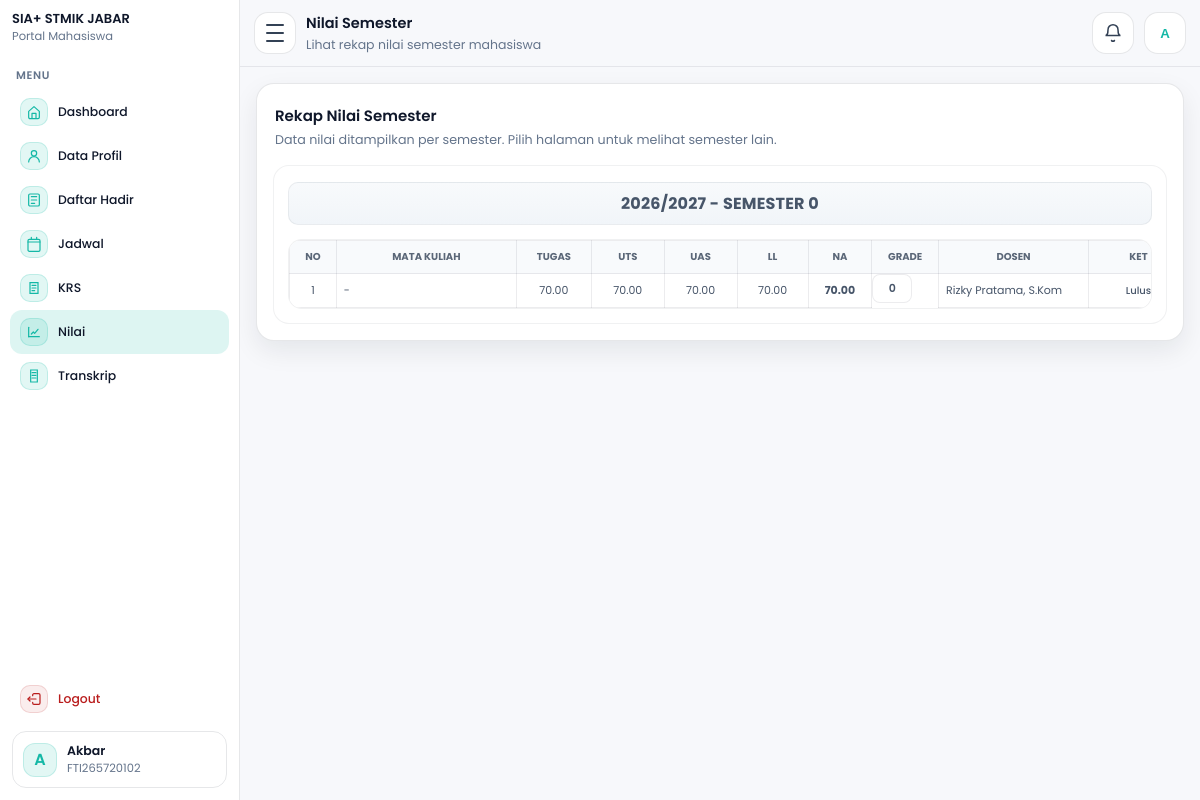
The page /mahasiswa/nilai.php (signed in) on the database as committed earlier.
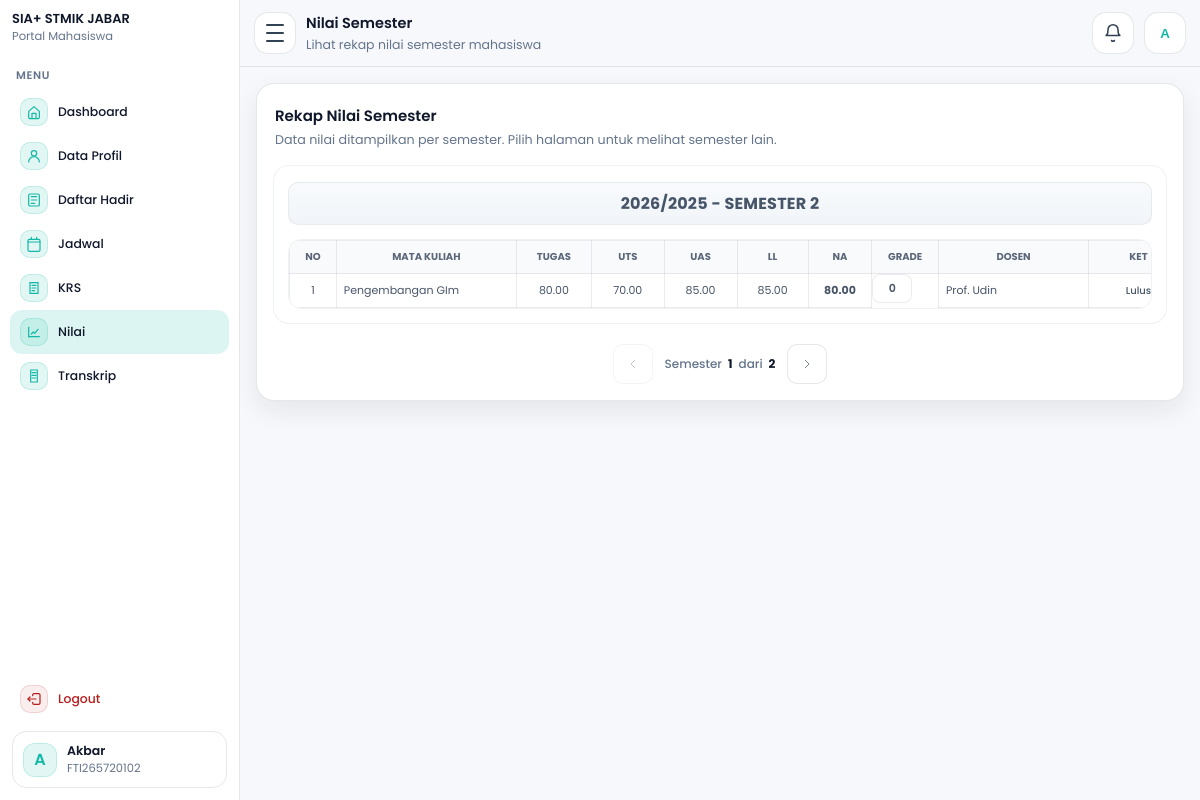
The same page on the database as committed later.
### tables this page shows
CREATE TABLE `mahasiswa` (
  `id_mahasiswa` int NOT NULL,
  `tanggal_registrasi` date NOT NULL,
  `periode_pendaftaran` varchar(60) NOT NULL,
  `jenis_pendaftaran` varchar(60) NOT NULL,
  `jalur_pendaftaran` varchar(60) DEFAULT NULL,
  `program_studi` varchar(100) NOT NULL,
  `kelas` varchar(30) NOT NULL,
  `nim` varchar(30) NOT NULL,
  `jalur_keuangan` varchar(100) NOT NULL,
  `nama_mahasiswa` varchar(150) NOT NULL,
  `tempat_lahir` varchar(100) NOT NULL,
  `tanggal_lahir` date NOT NULL,
  `jenis_kelamin` varchar(20) NOT NULL,
  `golongan_darah` varchar(5) DEFAULT NULL,
  `agama` varchar(30) NOT NULL,
  `ukuran_seragam` varchar(10) NOT NULL,
  `nik` varchar(30) DEFAULT NULL,
  `nisn` varchar(30) DEFAULT NULL,
  `npwp` varchar(30) DEFAULT NULL,
  `kewarganegaraan` enum('WNI','WNA') DEFAULT NULL,
  `provinsi` varchar(100) DEFAULT NULL,
  `kab_kota` varchar(100) DEFAULT NULL,
  `kecamatan` varchar(100) DEFAULT NULL,
  `kelurahan` varchar(100) DEFAULT NULL,
  `jalan` varchar(200) DEFAULT NULL,
  `dusun` varchar(100) DEFAULT NULL,
  `rt` varchar(10) DEFAULT NULL,
  `rw` varchar(10) DEFAULT NULL,
  `kode_pos` varchar(10) DEFAULT NULL,
  `jenis_tinggal` varchar(50) DEFAULT NULL,
  `alat_transportasi` varchar(50) DEFAULT NULL,
  `telepon` varchar(30) DEFAULT NULL,
  `hp` varchar(30) DEFAULT NULL,
  `email` varchar(120) DEFAULT NULL,
  `penerima_kps` enum('Ya','Tidak') DEFAULT NULL,
  `no_kps` varchar(50) DEFAULT NULL,
  `nama_ayah` varchar(150) DEFAULT NULL,
  `tanggal_lahir_ayah` date DEFAULT NULL,
  `pendidikan_ayah` varchar(80) DEFAULT NULL,
  `pekerjaan_ayah` varchar(80) DEFAULT NULL,
  `penghasilan_ayah` varchar(80) DEFAULT NULL,
  `nama_ibu` varchar(150) DEFAULT NULL,
  `tanggal_lahir_ibu` date DEFAULT NULL,
  `pendidikan_ibu` varchar(80) DEFAULT NULL,
  `pekerjaan_ibu` varchar(80) DEFAULT NULL,
  `penghasilan_ibu` varchar(80) DEFAULT NULL,
  `nama_wali` varchar(150) DEFAULT NULL,
  `tanggal_lahir_wali` date DEFAULT NULL,
  `pendidikan_wali` varchar(80) DEFAULT NULL,
  `pekerjaan_wali` varchar(80) DEFAULT NULL,
  `penghasilan_wali` varchar(80) DEFAULT NULL,
  `asal_sekolah` varchar(150) DEFAULT NULL,
  `no_ijazah` varchar(80) DEFAULT NULL,
  `alamat_sekolah` varchar(255) DEFAULT NULL,
  `kodepos_sekolah` varchar(10) DEFAULT NULL,
  `email_sekolah` varchar(120) DEFAULT NULL,
  `telepon_sekolah` varchar(30) DEFAULT NULL,
  `website_sekolah` varchar(120) DEFAULT NULL,
  `asal_jurusan` varchar(120) DEFAULT NULL,
  `sks_diakui` int DEFAULT NULL,
  `asal_perguruan_tinggi` varchar(150) DEFAULT NULL,
  `asal_program_studi` varchar(150) DEFAULT NULL,
  `akun_dicetak` tinyint(1) NOT NULL DEFAULT '0',
  `akun_dicetak_pada` timestamp NULL DEFAULT NULL,
  `id_user` int DEFAULT NULL,
  `dibuat_pada` timestamp NULL DEFAULT CURRENT_TIMESTAMP,
  `diubah_pada` timestamp NULL DEFAULT NULL ON UPDATE CURRENT_TIMESTAMP
);

CREATE TABLE `nilai_mahasiswa` (
  `id_nilai` int NOT NULL,
  `id_mahasiswa` int NOT NULL,
  `id_dosen` int DEFAULT NULL,
  `tahun_akademik` varchar(30) NOT NULL,
  `semester` enum('Ganjil','Genap') NOT NULL,
  `semester_angka` int NOT NULL,
  `nama_mata_kuliah` varchar(150) NOT NULL,
  `nama_dosen_manual` varchar(150) NOT NULL,
  `tugas` decimal(5,2) DEFAULT NULL,
  `uts` decimal(5,2) DEFAULT NULL,
  `uas` decimal(5,2) DEFAULT NULL,
  `kehadiran` decimal(5,2) DEFAULT NULL,
  `nilai_akhir` decimal(5,2) DEFAULT NULL,
  `grade` varchar(5) DEFAULT NULL,
  `keterangan` varchar(100) DEFAULT NULL,
  `id_user_input` int DEFAULT NULL,
  `dibuat_pada` timestamp NULL DEFAULT CURRENT_TIMESTAMP,
  `diubah_pada` timestamp NULL DEFAULT NULL ON UPDATE CURRENT_TIMESTAMP
);

CREATE TABLE `dosen` (
  `id_dosen` int NOT NULL,
  `kode_dosen` varchar(30) NOT NULL,
  `nama_dosen` varchar(150) NOT NULL,
  `jenis_kelamin` enum('Laki-laki','Perempuan') NOT NULL,
  `email` varchar(120) NOT NULL,
  `program_studi` varchar(100) NOT NULL,
  `id_user` int DEFAULT NULL,
  `dibuat_pada` timestamp NULL DEFAULT CURRENT_TIMESTAMP,
  `diubah_pada` timestamp NULL DEFAULT NULL ON UPDATE CURRENT_TIMESTAMP
);

### mahasiswa/nilai.php (the view, shortened to what the rows shown need)
<?php
require_once __DIR__ . "/layout.php";
$nim  = $_SESSION['username'] ?? '';
$nama = $_SESSION['nama'] ?? 'Mahasiswa';
$is_blocked = false;
$blocked_msg = "";
$m = [
    'id_mahasiswa'     => 0,
    'nim'              => $nim,
    'nama_mahasiswa'   => $nama,
    'program_studi'    => '-',
    'kelas'            => '-',
    'angkatan'         => '-',
    'status_mahasiswa' => 'AKTIF',
];
if ($nim !== '') {
    $sql = "SELECT id_mahasiswa, nim, nama_mahasiswa, program_studi, kelas, tanggal_registrasi, periode_pendaftaran
            FROM mahasiswa
            WHERE nim=?
            LIMIT 1";
    $st = $conn->prepare($sql);
    if ($st) {
        $st->bind_param("s", $nim);
        $st->execute();
        $rs = $st->get_result();
        if ($rs && ($row = $rs->fetch_assoc())) {
            $m['id_mahasiswa']   = (int)($row['id_mahasiswa'] ?? 0);
            $m['nim']            = $row['nim'] ?? $m['nim'];
            $m['nama_mahasiswa'] = $row['nama_mahasiswa'] ?? $m['nama_mahasiswa'];
            $m['program_studi']  = $row['program_studi'] ?? $m['program_studi'];
            $m['kelas']          = $row['kelas'] ?? $m['kelas'];
            $m['periode_pendaftaran'] = $row['periode_pendaftaran'] ?? '';
            if (!empty($row['tanggal_registrasi'])) {
                $m['angkatan'] = date("Y", strtotime($row['tanggal_registrasi']));
            }
        }
    }
}
$nilaiRows = [];
if ($m['id_mahasiswa'] > 0) {
    $sqlNilai = "
        SELECT
            n.id_nilai,
            n.tahun_akademik,
            n.semester,
            n.semester_angka,
            n.nama_mata_kuliah,
            n.nama_dosen_manual,
            n.tugas,
            n.uts,
            n.uas,
            n.kehadiran,
            n.nilai_akhir,
            n.grade,
            n.keterangan,
            d.nama_dosen,
            d.kode_dosen
        FROM nilai_mahasiswa n
        LEFT JOIN dosen d ON d.id_dosen = n.id_dosen
        WHERE n.id_mahasiswa = ?
        ORDER BY
            n.tahun_akademik DESC,
            FIELD(LOWER(n.semester), 'genap', 'ganjil'),
            n.semester_angka DESC,
            n.nama_mata_kuliah ASC
    ";
    $stNilai = $conn->prepare($sqlNilai);
    if ($stNilai) {
        $stNilai->bind_param("i", $m['id_mahasiswa']);
        $stNilai->execute();
        $rsNilai = $stNilai->get_result();
        if ($rsNilai) {
            while ($row = $rsNilai->fetch_assoc()) {
                $nilaiRows[] = $row;
            }
        }
    }
}
$semesterGroups = [];
foreach ($nilaiRows as $row) {
    $tahun = trim((string)($row['tahun_akademik'] ?? ''));
    $semester = trim((string)($row['semester'] ?? ''));
    $semesterAngka = (int)($row['semester_angka'] ?? 0);
    $key = $tahun . '|' . $semester . '|' . $semesterAngka;
    if (!isset($semesterGroups[$key])) {
        $semesterGroups[$key] = [
            'tahun_akademik' => $tahun,
            'semester'       => $semester,
            'semester_angka' => $semesterAngka,
            'semester_label' => 'Semester ' . $semesterAngka,
            'rows'           => [],
        ];
    }
    $semesterGroups[$key]['rows'][] = $row;
}
$semesterPerPage = 1;
$groupList = array_values($semesterGroups);
$page = max(1, (int)($_GET['page'] ?? 1));
$offset = ($page - 1) * $semesterPerPage;
$semesterPageItems = array_slice($groupList, $offset, $semesterPerPage);
renderMahasiswaLayoutStart([
    "title"       => "Mahasiswa - Nilai Semester",
    "page_title"  => "Nilai Semester",
    "page_sub"    => "Lihat rekap nilai semester mahasiswa",
    "menu"        => "nilai",
    "nama_tampil" => $m['nama_mahasiswa'],
    "username"    => $m['nim'],
    "assetsBase"  => "..",
    "basePath"    => "",
    "is_blocked"  => $is_blocked,
    "blocked_msg" => $blocked_msg,
]);
?>
<link rel="stylesheet" href="../css/css_mahasiswa/nilai.css?v=6.0">
<section class="nilai-page"
         id="nilaiPage"
         data-api="api_akun.php?action=status"
         data-blocked-msg="<?= e($blocked_msg ?: 'Akun kamu dinonaktifkan oleh admin. Silakan hubungi pihak kampus.') ?>">
    <div class="nilai-card">
        <?php foreach ($semesterPageItems as $group): ?>
            <div class="nilai-box">
                <div class="nilai-semester-title">
                    <?= e($group['tahun_akademik']) ?> - <?= e($group['semester_label']) ?>
                </div>
                <div class="nilai-table-shell">
                    <div class="nilai-table-wrap">
                        <table class="nilai-table">
                            <thead>
                                <tr>
                                    <th style="width:50px;">No</th>
                                    <th style="min-width:180px;">Mata Kuliah</th>
                                    <th style="width:80px;">Tugas</th>
                                    <th style="width:80px;">UTS</th>
                                    <th style="width:80px;">UAS</th>
                                    <th style="width:80px;">LL</th>
                                    <th style="width:70px;">NA</th>
                                    <th style="width:70px;">Grade</th>
                                    <th style="min-width:150px;">Dosen</th>
                                    <th style="min-width:100px;">Ket</th>
                                </tr>
                            </thead>
                            <tbody>
                                <?php if (!empty($group['rows'])): ?>
                                    <?php
                                    $no = 1;
                                    foreach ($group['rows'] as $row):
                                        $mataKuliah = trim((string)($row['nama_mata_kuliah'] ?? $row['nama_mata_kuliah'] ?? '-'));
                                        $dosen = trim((string)($row['nama_dosen_manual'] ?? $row['nama_dosen'] ?? '-'));
                                        $tugas = $row['tugas'] !== null && $row['tugas'] !== '' ? number_format((float)$row['tugas'], 2) : '-';
                                        $uts   = $row['uts'] !== null && $row['uts'] !== '' ? number_format((float)$row['uts'], 2) : '-';
                                        $uas   = $row['uas'] !== null && $row['uas'] !== '' ? number_format((float)$row['uas'], 2) : '-';
                                        $ll    = $row['kehadiran'] !== null && $row['kehadiran'] !== '' ? number_format((float)$row['kehadiran'], 2) : '-';
                                        $na    = $row['nilai_akhir'] !== null && $row['nilai_akhir'] !== '' ? number_format((float)$row['nilai_akhir'], 2) : '-';
                                        $grade = trim((string)($row['grade'] ?? '-'));
                                        $ket   = trim((string)($row['keterangan'] ?? '-'));
                                    ?>
                                        <tr>
                                            <td class="center"><?= $no++; ?></td>
                                            <td class="left"><?= e($mataKuliah !== '-' ? $mataKuliah : '-'); ?></td>
                                            <td class="center"><?= e($tugas); ?></td>
                                            <td class="center"><?= e($uts); ?></td>
                                            <td class="center"><?= e($uas); ?></td>
                                            <td class="center"><?= e($ll); ?></td>
                                            <td class="center"><strong><?= e($na); ?></strong></td>
                                            <td class="center grade-<?= strtolower(e($grade)); ?>"><?= e($grade !== '-' ? $grade : '-'); ?></td>
                                            <td class="left"><?= e($dosen !== '-' ? $dosen : '-'); ?></td>
                                            <td class="center ket-<?= strtolower(str_replace(' ', '-', e($ket))); ?>"><?= e($ket !== '-' ? $ket : '-'); ?></td>
                                        </tr>
                                    <?php endforeach; ?>
                                <?php endif; ?>
                            </tbody>
                        </table>
                    </div>
                </div>
            </div>
        <?php endforeach; ?>
    </div>
</section>
<?php
renderMahasiswaLayoutEnd([
    "assetsBase" => ".."
]);
?>

### mahasiswa/layout.php (shortened to what the rows shown need)
<?php
function e($s){ return htmlspecialchars((string)$s, ENT_QUOTES, 'UTF-8'); }
function initials($name){
  $name = trim((string)$name);
  $parts = preg_split('/\s+/', $name);
  $a = strtoupper(substr($parts[0] ?? 'M', 0, 1));
  $b = strtoupper(substr($parts[1] ?? '', 0, 1));
  return $a . ($b ?: '');
}
function renderMahasiswaLayoutStart(array $opt = []){
  $nama_tampil = $opt['nama_tampil'] ?? ($_SESSION['nama'] ?? 'Mahasiswa');
  $username    = $opt['username'] ?? ($_SESSION['username'] ?? '');
  $assetsBase  = $opt['assetsBase'] ?? '..';
  $toastType = '';
  $toastMsg  = '';
  if (!empty($_SESSION['flash_success'])) {
    $toastType = 'success';
    $toastMsg  = (string)$_SESSION['flash_success'];
  } elseif (!empty($_SESSION['flash_error'])) {
    $toastType = 'error';
    $toastMsg  = (string)$_SESSION['flash_error'];
    unset($_SESSION['flash_error']);
  }
  $is_blocked  = !empty($opt['is_blocked']);
  $blocked_msg = $opt['blocked_msg'] ?? '';
  $ava = initials($nama_tampil);
  ?>
<!doctype html>
<html lang="id">
<head>
  <link rel="stylesheet" href="<?= e($assetsBase) ?>/css/css_mahasiswa/dashboard.css">
</head>
<body>
<div id="app" class="app"
     data-toast-type="<?= e($toastType) ?>"
     data-toast-msg="<?= e($toastMsg) ?>"
     data-login="<?= e($_GET['login'] ?? '') ?>"
     data-account-blocked="<?= $is_blocked ? '1' : '0' ?>"
     data-blocked-msg="<?= e($blocked_msg) ?>">
  <aside class="sidebar" aria-label="Sidebar Mahasiswa">
    <nav class="nav" id="nav">
      <div class="nav-bottom">
        <div class="who">
          <div class="who-ava"><?= e($ava) ?></div>
          <div class="who-txt">
            <div class="who-name"><?= e($nama_tampil) ?></div>
            <div class="who-role"><?= e($username) ?></div>
          </div>
        </div>
      </div>
    </nav>
  </aside>
  <main class="main">
    <header class="topbar">
      <div class="top-actions">
        <div class="profile drop" id="profileWrap">
          <button class="miniava" id="btnProfile" aria-label="Profil" type="button"><?= e($ava) ?></button>
        </div>
      </div>
    </header>
    <section class="content">
<?php
}
function renderMahasiswaLayoutEnd(array $opt = []){
  ?>
    </section>
  </main>
</div>
</body>
</html>
<?php
}

Rows that differ between the two databases and show on the page:
removed nilai_mahasiswa: tahun_akademik "2026/2027", semester_label "SEMESTER 0", nama_mata_kuliah "-", tugas "70.00", uts "70.00", uas "70.00", kehadiran "70.00", nilai_akhir "70.00", grade "0", id_dosen.nama_dosen "Rizky Pratama, S.Kom", keterangan "Lulus"
added nilai_mahasiswa: tahun_akademik "2026/2025", semester_label "SEMESTER 2", nama_mata_kuliah "Pengembangan GIm", tugas "80.00", uts "70.00", uas "85.00", kehadiran "85.00", nilai_akhir "80.00", grade "0", nama_dosen_manual "Prof. Udin", keterangan "Lulus"
Other text that changed with them:
$page: (not shown) → "1"
$totalPages: (not shown) → "2"
text now shown: "Semester dari"
